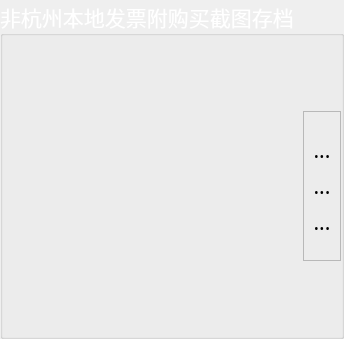
        <widget class="QGroupBox" name="groupBox_5">
         <property name="minimumSize">
          <size>
           <width>0</width>
           <height>300</height>
          </size>
         </property>
         <property name="palette">
          <palette>
           <active>
            <colorrole role="WindowText">
             <brush brushstyle="SolidPattern">
              <color alpha="255">
               <red>255</red>
               <green>255</green>
               <blue>255</blue>
              </color>
             </brush>
            </colorrole>
           </active>
           <inactive>
            <colorrole role="WindowText">
             <brush brushstyle="SolidPattern">
              <color alpha="255">
               <red>255</red>
               <green>255</green>
               <blue>255</blue>
              </color>
             </brush>
            </colorrole>
           </inactive>
           <disabled>
            <colorrole role="WindowText">
             <brush brushstyle="SolidPattern">
              <color alpha="255">
               <red>120</red>
               <green>120</green>
               <blue>120</blue>
              </color>
             </brush>
            </colorrole>
           </disabled>
          </palette>
         </property>
         <property name="font">
          <font>
           <family>楷体</family>
           <pointsize>16</pointsize>
          </font>
         </property>
         <property name="title">
          <string>非杭州本地发票附购买截图存档</string>
         </property>
         <layout class="QHBoxLayout" name="horizontalLayout_7">
          <property name="spacing">
           <number>0</number>
          </property>
          <property name="leftMargin">
           <number>0</number>
          </property>
          <property name="topMargin">
           <number>0</number>
          </property>
          <property name="rightMargin">
           <number>0</number>
          </property>
          <property name="bottomMargin">
           <number>0</number>
          </property>
          <item>
           <widget class="QLabel" name="BuyScreenshot">
            <property name="minimumSize">
             <size>
              <width>300</width>
              <height>300</height>
             </size>
            </property>
            <property name="text">
             <string/>
            </property>
            <property name="pixmap">
             <pixmap resource="../../../UrielQtFramework.qrc">:/Expense/Resources/Expense/nopicture.png</pixmap>
            </property>
            <property name="scaledContents">
             <bool>true</bool>
            </property>
           </widget>
          </item>
          <item>
           <widget class="QFrame" name="frame_4">
            <property name="minimumSize">
             <size>
              <width>38</width>
              <height>150</height>
             </size>
            </property>
            <property name="maximumSize">
             <size>
              <width>38</width>
              <height>150</height>
             </size>
            </property>
            <property name="frameShape">
             <enum>QFrame::StyledPanel</enum>
            </property>
            <property name="frameShadow">
             <enum>QFrame::Raised</enum>
            </property>
            <layout class="QVBoxLayout" name="verticalLayout_17">
             <property name="spacing">
              <number>0</number>
             </property>
             <property name="leftMargin">
              <number>0</number>
             </property>
             <property name="topMargin">
              <number>0</number>
             </property>
             <property name="rightMargin">
              <number>0</number>
             </property>
             <property name="bottomMargin">
              <number>0</number>
             </property>
             <item>
              <spacer name="verticalSpacer_7">
               <property name="orientation">
                <enum>Qt::Vertical</enum>
               </property>
               <property name="sizeHint" stdset="0">
                <size>
                 <width>18</width>
                 <height>20</height>
                </size>
               </property>
              </spacer>
             </item>
             <item>
              <widget class="QToolButton" name="AddBuyScreenshot">
               <property name="minimumSize">
                <size>
                 <width>36</width>
                 <height>36</height>
                </size>
               </property>
               <property name="maximumSize">
                <size>
                 <width>36</width>
                 <height>36</height>
                </size>
               </property>
               <property name="text">
                <string>...</string>
               </property>
               <property name="icon">
                <iconset resource="../../../UrielQtFramework.qrc">
                 <normaloff>:/Expense/Resources/Expense/addpicture.png</normaloff>:/Expense/Resources/Expense/addpicture.png</iconset>
               </property>
               <property name="iconSize">
                <size>
                 <width>30</width>
                 <height>30</height>
                </size>
               </property>
               <property name="autoRaise">
                <bool>true</bool>
               </property>
              </widget>
             </item>
             <item>
              <widget class="QToolButton" name="PreviewBuyScreenshot">
               <property name="minimumSize">
                <size>
                 <width>36</width>
                 <height>36</height>
                </size>
               </property>
               <property name="maximumSize">
                <size>
                 <width>36</width>
                 <height>36</height>
                </size>
               </property>
               <property name="text">
                <string>...</string>
               </property>
               <property name="icon">
                <iconset resource="../../../UrielQtFramework.qrc">
                 <normaloff>:/Expense/Resources/Expense/previewpicture.png</normaloff>:/Expense/Resources/Expense/previewpicture.png</iconset>
               </property>
               <property name="iconSize">
                <size>
                 <width>30</width>
                 <height>30</height>
                </size>
               </property>
               <property name="autoRaise">
                <bool>true</bool>
               </property>
              </widget>
             </item>
             <item>
              <widget class="QToolButton" name="DeleteBuyScreenshot">
               <property name="minimumSize">
                <size>
                 <width>36</width>
                 <height>36</height>
                </size>
               </property>
               <property name="maximumSize">
                <size>
                 <width>36</width>
                 <height>36</height>
                </size>
               </property>
               <property name="text">
                <string>...</string>
               </property>
               <property name="icon">
                <iconset resource="../../../UrielQtFramework.qrc">
                 <normaloff>:/Expense/Resources/Expense/deletepicture.png</normaloff>:/Expense/Resources/Expense/deletepicture.png</iconset>
               </property>
               <property name="iconSize">
                <size>
                 <width>30</width>
                 <height>30</height>
                </size>
               </property>
               <property name="autoRaise">
                <bool>true</bool>
               </property>
              </widget>
             </item>
             <item>
              <spacer name="verticalSpacer_8">
               <property name="orientation">
                <enum>Qt::Vertical</enum>
               </property>
               <property name="sizeHint" stdset="0">
                <size>
                 <width>18</width>
                 <height>20</height>
                </size>
               </property>
              </spacer>
             </item>
            </layout>
           </widget>
          </item>
         </layout>
        </widget>
